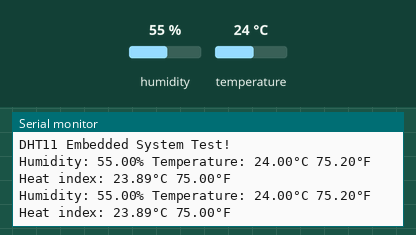
The sketch below on a simulated Arduino Uno, built with avr-gcc and run on an emulated ATmega328P. Shown: the last lines printed to the serial monitor. Inputs (shaded band) come from the test bench; at power-on: humidity 55 %, temperature 24 °C.

Above: at 4.8 s.
4.9 s: humidity set to 22 %
At 7.5 s:
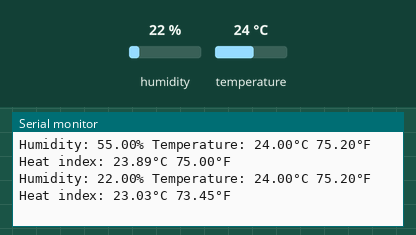
7.9 s: temperature set to 12 °C
At 9.2 s:
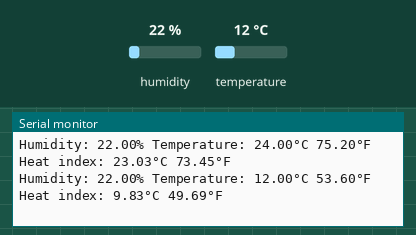
10.9 s: humidity set to 40 %
At 12.6 s:
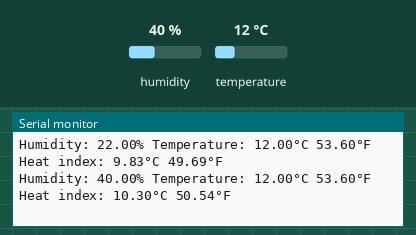
13.9 s: temperature set to 28 °C
At 15.5 s:
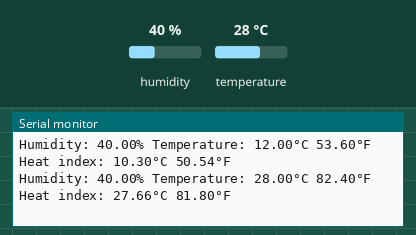
Timing chart, 0 to 17.0 s (numbered marks = the images above; inputs shaded):
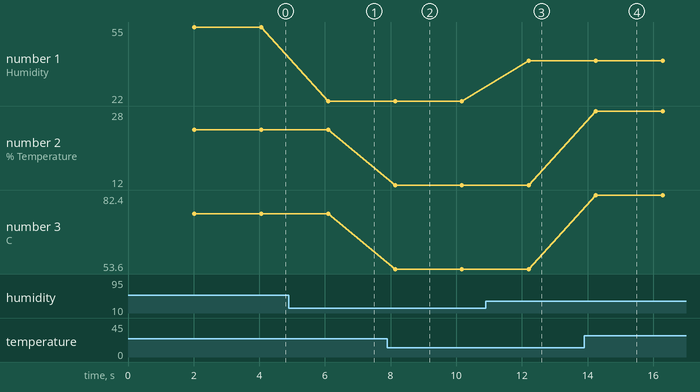

Measured:
- after the input at 4.9 s, the serial monitor: prints a new line after 1.2 s (image 1)
- after the input at 7.9 s, the serial monitor: prints a new line after 0.24 s (image 2)
- after the input at 10.9 s, the serial monitor: prints a new line after 1.3 s (image 3)
- after the input at 13.9 s, the serial monitor: prints a new line after 0.35 s (image 4)
- plotted number 1: 55 → 22 after the input at 4.9 s, 22 → 40 after the input at 10.9 s
- plotted number 2: 24 → 12 after the input at 7.9 s, 12 → 28 after the input at 13.9 s
- plotted number 3: 75.2 → 53.6 after the input at 7.9 s, 53.6 → 82.4 after the input at 13.9 s

The sketch:

B._Sensor_DHT.ino
```cpp
// REQUIRES the following Arduino libraries:
// - DHT Sensor Library: https://github.com/adafruit/DHT-sensor-library
// - Adafruit Unified Sensor Lib: https://github.com/adafruit/Adafruit_Sensor

#include "DHT.h"
#define DHTPIN 4
#define DHTTYPE DHT11 // DHT 11
//#define DHTTYPE DHT22 // DHT 22 (AM2302), AM2321
//#define DHTTYPE DHT21 // DHT 21 (AM2301)
DHT dht(DHTPIN, DHTTYPE);

void setup() {
  Serial.begin(9600);
  Serial.println(F("DHT11 Embedded System Test!"));
  dht.begin();
}

void loop() {
  delay(2000);
  float h = dht.readHumidity();
  float t = dht.readTemperature();
  float f = dht.readTemperature(true);
  if (isnan(h) || isnan(t) || isnan(f)) {
    Serial.println(F("Failed to read from DHT sensor!"));
    return;
  }

  float hif = dht.computeHeatIndex(f, h);
  float hic = dht.computeHeatIndex(t, h, false);
  Serial.print(F("Humidity: "));
  Serial.print(h);
  Serial.print(F("% Temperature: "));
  Serial.print(t);
  Serial.print(F("°C "));
  Serial.print(f);
  Serial.print(F("°F Heat index: "));
  Serial.print(hic);
  Serial.print(F("°C "));
  Serial.print(hif);
  Serial.println(F("°F"));
}
```
